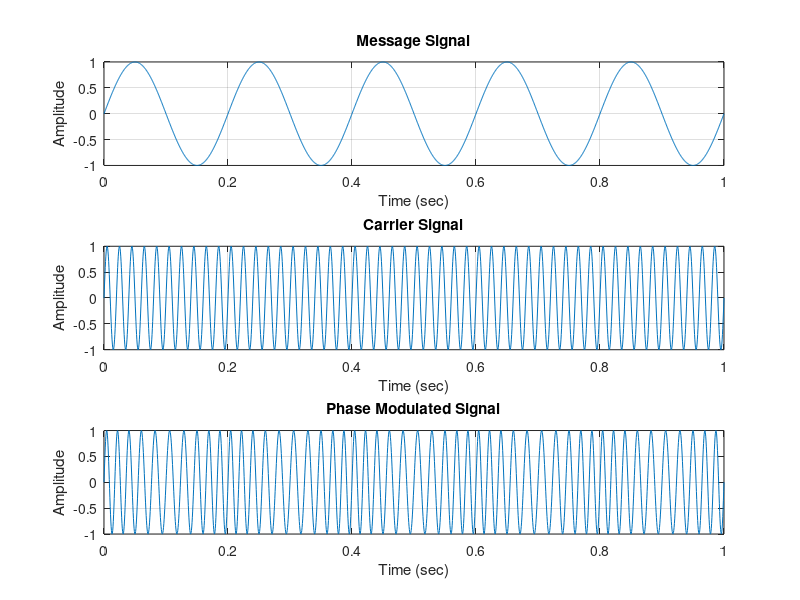

Write the MATLAB code that produced this figure.
clear;
clc;
close all;
% t=input("Enter the time vector:");
t = 0:0.0005:1;    % Time vector

% Message signal parameters

Am = 1;            % Message signal amplitude
fm = 5;            % Message signal frequency

% Generate message signal
m = Am*sin(2*pi*fm*t);

% Carrier signal parameters
Ac = 1;            % Carrier amplitude
fc = 50;           % Carrier frequency
kp = pi/2;         % Phase sensitivity
% Generate carrier signal
c = Ac*sin(2*pi*fc*t);

% Generate phase modulated signal
pm = Ac*sin(2*pi*fc*t + kp*m);

% Plot message signal

subplot(3,1,1)
plot(t,m)
grid on
title('Message Signal')
xlabel('Time (sec)')
ylabel('Amplitude')

% Plot carrier signal

subplot(3,1,2)
plot(t,c)
grid on
title('Carrier Signal')
xlabel('Time (sec)')
ylabel('Amplitude')

% Plot phase modulated signal

subplot(3,1,3)
plot(t,pm)
grid on
title('Phase Modulated Signal')
xlabel('Time (sec)')
ylabel('Amplitude')
